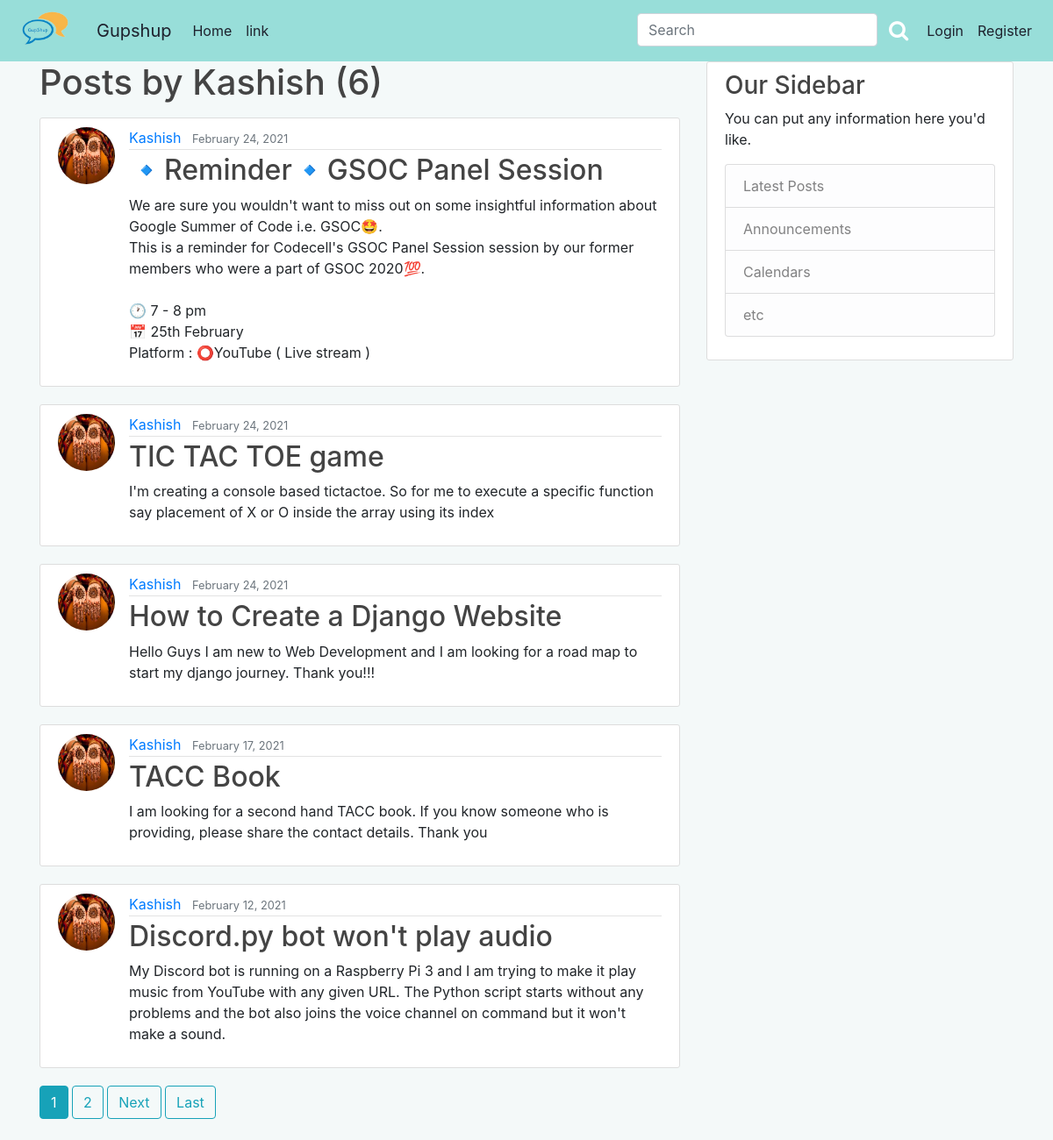
/user/Kashish, run on an earlier commit of the app's database.
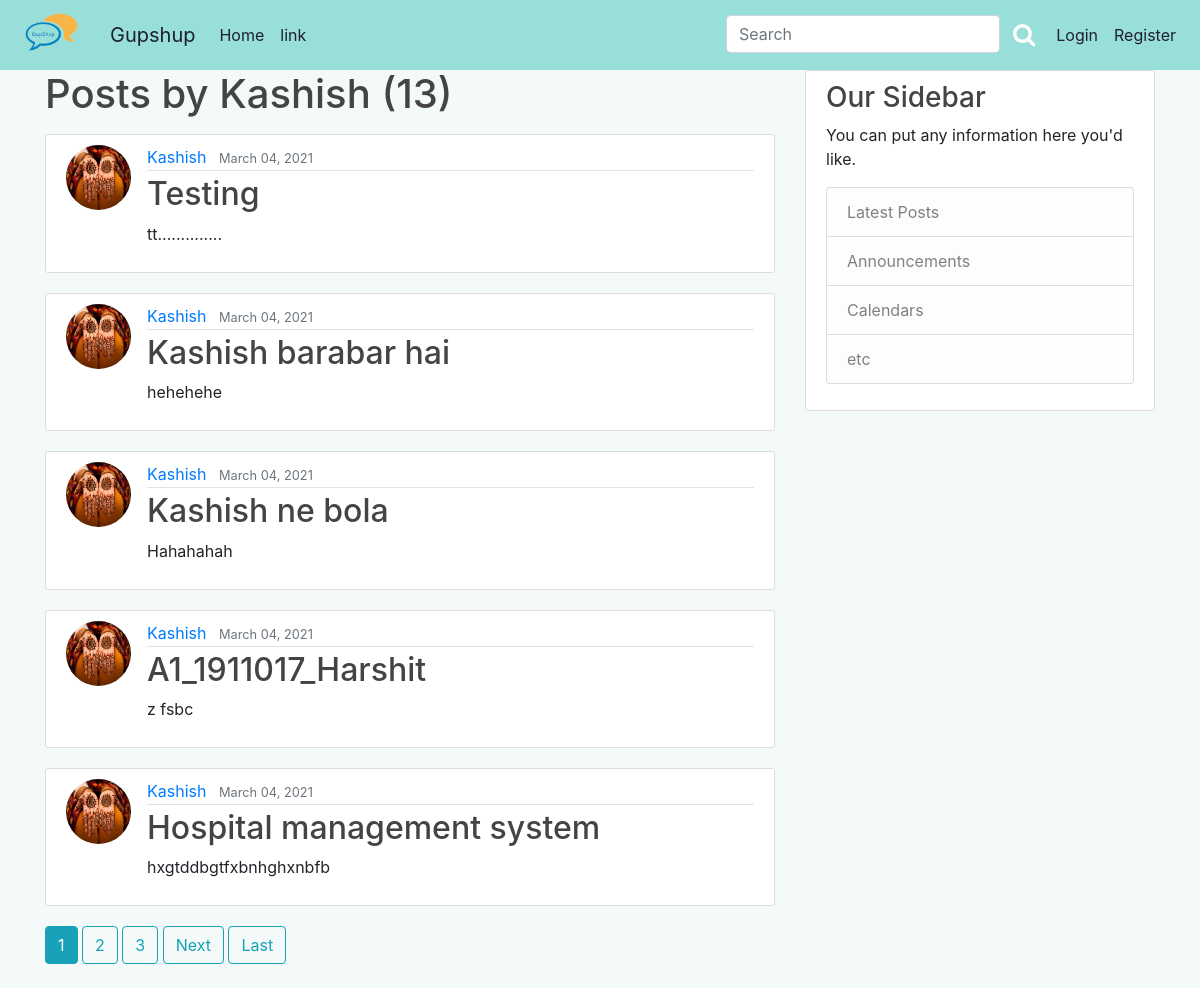
And on a later commit of the database.
### blog/models.py (models this page shows, shortened)
class Post(models.Model):
	title = models.CharField(max_length=100)
	content = models.TextField()
	date_posted = models.DateTimeField(default=timezone.now)
	author = models.ForeignKey(User, on_delete=models.CASCADE)
	likes = models.ManyToManyField(User, related_name = 'post_like')

### users/models.py (models this page shows, shortened)
class Profile(models.Model):
	user = models.OneToOneField(User, on_delete=models.CASCADE)
	image = models.ImageField(default='default.jpg',upload_to='profile_pics')

### blog/views.py (the view)
# urls.py: path('user/<str:username>', UserPostListView.as_view(), name='user-posts'),
class UserPostListView(ListView):
	model = Post
	template_name = 'blog/user_posts.html'
	context_object_name = 'posts'
	paginate_by = 5
	def get_queryset(self):
		user = get_object_or_404(User, username=self.kwargs.get('username'))
		return Post.objects.filter(author=user).order_by('-date_posted')

### blog/templates/blog/user_posts.html (shortened to what this page needs)
{% extends "blog/base.html" %}
{% block content %}
	<h1 class="mb-3">Posts by {{ view.kwargs.username }} ({{ page_obj.paginator.count }})</h1>
	{% for post in posts%}
		<article class="media content-section">
			<img class="rounded-circle article-img "src = {{post.author.profile.image.url}}>
		    <div class="media-body">
			    <div class="article-metadata">
			      <a class="mr-2" href="{% url 'user-posts' post.author.username %}">{{ post.author }}</a>
			      <small class="text-muted">{{ post.date_posted|date:"F d, Y" }}</small>
			    </div>
			    <h2><a class="article-title" href="{% url 'post-detail' post.id %}">{{ post.title }}</a></h2>
			    <p class="article-content">{{ post.content }}</p>
			</div>
		</article>
	{%endfor%}
	{% if is_paginated%}
		{% for num in page_obj.paginator.page_range %}
			{% if page_obj.number == num %}
				<a class="btn btn-info mb-4" href="?page={{ num }}">{{ num }}</a>
			{% elif num > page_obj.number|add:'-3' and num < page_obj.number|add:'3'%}
				<a class="btn btn-outline-info mb-4" href="?page={{ num }}">{{ num }}</a>
			{% endif %}
		{% endfor %}
		{% if page_obj.has_next %}
			<a class="btn btn-outline-info mb-4" href="?page={{ page_obj.next_page_number }}">Next</a>
			<a class="btn btn-outline-info mb-4" href="?page={{ page_obj.paginator.num_pages }}">Last</a>
		{% endif %}
	{% endif %}
{% endblock content %}

What changed in the data, as far as the page shows it:
no longer on this page (row unchanged): Post: author.profile.image (picture), author "Kashish", date_posted "February 24, 2021", title "🔹Reminder🔹GSOC Panel Session", content "We are sure you wouldn't want to miss out on some insightful information about Google Summer of Code i.e. GSOC🤩. This is a reminder for Codecell's GSOC Panel Session session by our former members who were a part of GSOC 2020💯. 🕐 7 - 8 pm 📅 25th February Platform : ⭕YouTube ( Live stream )"
no longer on this page (row unchanged): Post: author.profile.image (picture), author "Kashish", date_posted "February 24, 2021", title "TIC TAC TOE game", content "I'm creating a console based tictactoe. So for me to execute a specific function say placement of X or O inside the array using its index"
no longer on this page (row unchanged): Post: author.profile.image (picture), author "Kashish", date_posted "February 24, 2021", title "How to Create a Django Website", content "Hello Guys I am new to Web Development and I am looking for a road map to start my django journey. Thank you!!!"
no longer on this page (row unchanged): Post: author.profile.image (picture), author "Kashish", date_posted "February 17, 2021", title "TACC Book", content "I am looking for a second hand TACC book. If you know someone who is providing, please share the contact details. Thank you"
no longer on this page (row unchanged): Post: author.profile.image (picture), author "Kashish", date_posted "February 12, 2021", title "Discord.py bot won't play audio", content "My Discord bot is running on a Raspberry Pi 3 and I am trying to make it play music from YouTube with any given URL. The Python script starts without any problems and the bot also joins the voice channel on command but it won't make a sound."
added Post: author.profile.image (picture), author "Kashish", date_posted "March 04, 2021", title "Testing", content "tt.............."
added Post: author.profile.image (picture), author "Kashish", date_posted "March 04, 2021", title "Kashish barabar hai", content "hehehehe"
added Post: author.profile.image (picture), author "Kashish", date_posted "March 04, 2021", title "Kashish ne bola", content "Hahahahah"
added Post: author.profile.image (picture), author "Kashish", date_posted "March 04, 2021", title "A1_1911017_Harshit", content "z fsbc"
added Post: author.profile.image (picture), author "Kashish", date_posted "March 04, 2021", title "Hospital management system", content "hxgtddbgtfxbnhghxnbfb"
Also different on the page:
{{ page_obj.paginator.count }}: "6" → "13"
new list line: "3"
